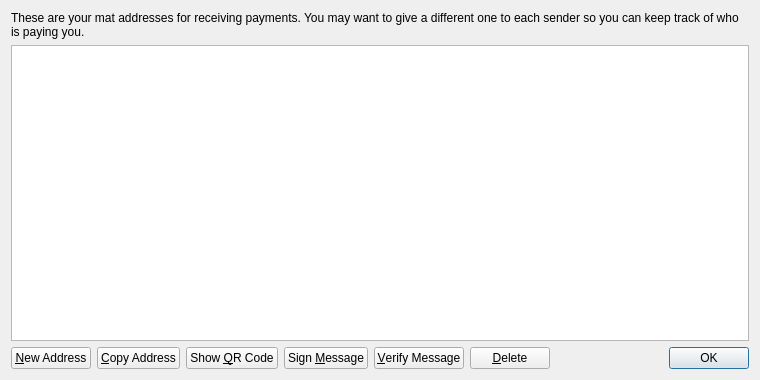
<?xml version="1.0" encoding="UTF-8"?>
<ui version="4.0">
 <class>AddressBookPage</class>
 <widget class="QWidget" name="AddressBookPage">
  <property name="geometry">
   <rect>
    <x>0</x>
    <y>0</y>
    <width>760</width>
    <height>380</height>
   </rect>
  </property>
  <property name="windowTitle">
   <string>Address Book</string>
  </property>
  <layout class="QVBoxLayout" name="verticalLayout">
   <item>
    <widget class="QLabel" name="labelExplanation">
     <property name="text">
      <string>These are your mat addresses for receiving payments. You may want to give a different one to each sender so you can keep track of who is paying you.</string>
     </property>
     <property name="textFormat">
      <enum>Qt::PlainText</enum>
     </property>
     <property name="wordWrap">
      <bool>true</bool>
     </property>
    </widget>
   </item>
   <item>
    <widget class="QTableView" name="tableView">
     <property name="contextMenuPolicy">
      <enum>Qt::CustomContextMenu</enum>
     </property>
     <property name="toolTip">
      <string>Double-click to edit address or label</string>
     </property>
     <property name="tabKeyNavigation">
      <bool>false</bool>
     </property>
     <property name="alternatingRowColors">
      <bool>true</bool>
     </property>
     <property name="selectionMode">
      <enum>QAbstractItemView::SingleSelection</enum>
     </property>
     <property name="selectionBehavior">
      <enum>QAbstractItemView::SelectRows</enum>
     </property>
     <property name="sortingEnabled">
      <bool>true</bool>
     </property>
     <attribute name="verticalHeaderVisible">
      <bool>false</bool>
     </attribute>
    </widget>
   </item>
   <item>
    <layout class="QHBoxLayout" name="horizontalLayout">
     <item>
      <widget class="QPushButton" name="newAddressButton">
       <property name="toolTip">
        <string>Create a new address</string>
       </property>
       <property name="text">
        <string>&amp;New Address</string>
       </property>
       <property name="icon">
        <iconset resource="../bitcoin.qrc">
         <normaloff>:/icons/add</normaloff>:/icons/add</iconset>
       </property>
      </widget>
     </item>
     <item>
      <widget class="QPushButton" name="copyToClipboard">
       <property name="toolTip">
        <string>Copy the currently selected address to the system clipboard</string>
       </property>
       <property name="text">
        <string>&amp;Copy Address</string>
       </property>
       <property name="icon">
        <iconset resource="../bitcoin.qrc">
         <normaloff>:/icons/editcopy</normaloff>:/icons/editcopy</iconset>
       </property>
      </widget>
     </item>
     <item>
      <widget class="QPushButton" name="showQRCode">
       <property name="text">
        <string>Show &amp;QR Code</string>
       </property>
       <property name="icon">
        <iconset resource="../bitcoin.qrc">
         <normaloff>:/icons/qrcode</normaloff>:/icons/qrcode</iconset>
       </property>
      </widget>
     </item>
     <item>
      <widget class="QPushButton" name="signMessage">
       <property name="toolTip">
        <string>Sign a message to prove you own a mat address</string>
       </property>
       <property name="text">
        <string>Sign &amp;Message</string>
       </property>
       <property name="icon">
        <iconset resource="../bitcoin.qrc">
         <normaloff>:/icons/edit</normaloff>:/icons/edit</iconset>
       </property>
      </widget>
     </item>
     <item>
      <widget class="QPushButton" name="verifyMessage">
       <property name="toolTip">
        <string>Verify a message to ensure it was signed with a specified mat address</string>
       </property>
       <property name="text">
        <string>&amp;Verify Message</string>
       </property>
       <property name="icon">
        <iconset resource="../bitcoin.qrc">
         <normaloff>:/icons/transaction_0</normaloff>:/icons/transaction_0</iconset>
       </property>
      </widget>
     </item>
     <item>
      <widget class="QPushButton" name="deleteButton">
       <property name="toolTip">
        <string>Delete the currently selected address from the list</string>
       </property>
       <property name="text">
        <string>&amp;Delete</string>
       </property>
       <property name="icon">
        <iconset resource="../bitcoin.qrc">
         <normaloff>:/icons/remove</normaloff>:/icons/remove</iconset>
       </property>
      </widget>
     </item>
     <item>
      <spacer name="horizontalSpacer">
       <property name="orientation">
        <enum>Qt::Horizontal</enum>
       </property>
       <property name="sizeHint" stdset="0">
        <size>
         <width>40</width>
         <height>20</height>
        </size>
       </property>
      </spacer>
     </item>
     <item>
      <widget class="QDialogButtonBox" name="buttonBox">
       <property name="sizePolicy">
        <sizepolicy hsizetype="Maximum" vsizetype="Fixed">
         <horstretch>0</horstretch>
         <verstretch>0</verstretch>
        </sizepolicy>
       </property>
       <property name="standardButtons">
        <set>QDialogButtonBox::Ok</set>
       </property>
      </widget>
     </item>
    </layout>
   </item>
  </layout>
 </widget>
 <resources>
  <include location="../bitcoin.qrc"/>
 </resources>
 <connections/>
</ui>
